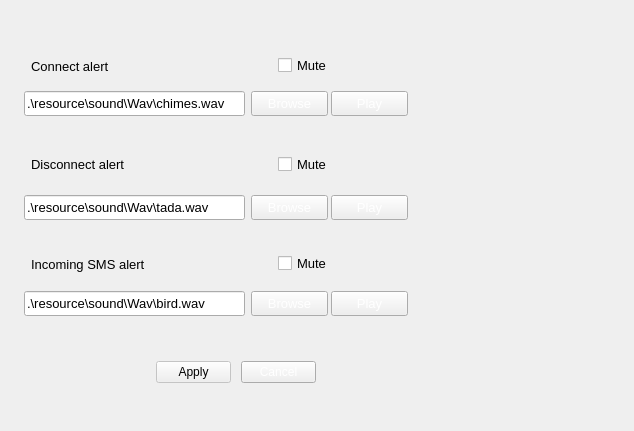
<?xml version="1.0" encoding="UTF-8"?>
<ui version="4.0">
 <class>Form</class>
 <widget class="QWidget" name="Form">
  <property name="geometry">
   <rect>
    <x>0</x>
    <y>0</y>
    <width>634</width>
    <height>431</height>
   </rect>
  </property>
  <property name="windowTitle">
   <string>Form</string>
  </property>
  <property name="styleSheet">
   <string notr="true">QPushButton{ 
border-image:url(Skin/SmallChangeableButton_1.png);
	color: rgb(255, 255, 255);
}
QPushButton:pressed{ 
border-image:url(Skin/SmallChangeableButton_3.png);
}
QPushButton:hover{
border-image:url(Skin/SmallChangeableButton_3.png);
	color: rgb(0, 0, 0);
}
QPushButton:disabled{
border-image:url(Skin/SmallChangeableButton_2.png);
	color: rgb(0, 0, 0);
}</string>
  </property>
  <layout class="QHBoxLayout" name="horizontalLayout_7">
   <item>
    <widget class="QWidget" name="widgetCenterAlertSetting" native="true">
     <property name="styleSheet">
      <string notr="true">QWidget#widgetCenterAlertSetting{ 
border-image:url(Skin/datamainback.png);
background:transparent;
}</string>
     </property>
     <widget class="QWidget" name="layoutWidget">
      <property name="geometry">
       <rect>
        <x>20</x>
        <y>13</y>
        <width>351</width>
        <height>54</height>
       </rect>
      </property>
      <layout class="QHBoxLayout" name="horizontalLayout_8">
       <property name="spacing">
        <number>20</number>
       </property>
       <property name="topMargin">
        <number>30</number>
       </property>
       <property name="rightMargin">
        <number>50</number>
       </property>
       <item>
        <widget class="QLabel" name="labelConnectalert_2">
         <property name="minimumSize">
          <size>
           <width>200</width>
           <height>0</height>
          </size>
         </property>
         <property name="font">
          <font>
           <pointsize>10</pointsize>
          </font>
         </property>
         <property name="styleSheet">
          <string notr="true">QLabel#labelConnectalert
{
	
	
	color: rgb(100, 80, 255);
}</string>
         </property>
         <property name="text">
          <string>Connect alert</string>
         </property>
        </widget>
       </item>
       <item>
        <spacer name="horizontalSpacer_5">
         <property name="orientation">
          <enum>Qt::Horizontal</enum>
         </property>
         <property name="sizeHint" stdset="0">
          <size>
           <width>40</width>
           <height>20</height>
          </size>
         </property>
        </spacer>
       </item>
       <item>
        <widget class="QCheckBox" name="checkBoxConnectalert_2">
         <property name="font">
          <font>
           <pointsize>10</pointsize>
          </font>
         </property>
         <property name="focusPolicy">
          <enum>Qt::NoFocus</enum>
         </property>
         <property name="styleSheet">
          <string notr="true">QCheckBox#checkBoxConnectalert
{
	
	
	color: rgb(100, 80, 255);
}</string>
         </property>
         <property name="text">
          <string>Mute</string>
         </property>
        </widget>
       </item>
      </layout>
     </widget>
     <widget class="QWidget" name="layoutWidget">
      <property name="geometry">
       <rect>
        <x>20</x>
        <y>130</y>
        <width>351</width>
        <height>43</height>
       </rect>
      </property>
      <layout class="QHBoxLayout" name="horizontalLayout_10">
       <property name="spacing">
        <number>20</number>
       </property>
       <property name="topMargin">
        <number>13</number>
       </property>
       <property name="rightMargin">
        <number>50</number>
       </property>
       <property name="bottomMargin">
        <number>10</number>
       </property>
       <item>
        <widget class="QLabel" name="labelDisconnectalert_2">
         <property name="minimumSize">
          <size>
           <width>200</width>
           <height>0</height>
          </size>
         </property>
         <property name="font">
          <font>
           <pointsize>10</pointsize>
          </font>
         </property>
         <property name="styleSheet">
          <string notr="true">QLabel#labelDisconnectalert
{
	
	
	color: rgb(100, 80, 255);
}</string>
         </property>
         <property name="text">
          <string>Disconnect alert</string>
         </property>
        </widget>
       </item>
       <item>
        <spacer name="horizontalSpacer_6">
         <property name="orientation">
          <enum>Qt::Horizontal</enum>
         </property>
         <property name="sizeHint" stdset="0">
          <size>
           <width>40</width>
           <height>20</height>
          </size>
         </property>
        </spacer>
       </item>
       <item>
        <widget class="QCheckBox" name="checkBoxDisconnectalert_2">
         <property name="font">
          <font>
           <pointsize>10</pointsize>
          </font>
         </property>
         <property name="focusPolicy">
          <enum>Qt::NoFocus</enum>
         </property>
         <property name="styleSheet">
          <string notr="true">QCheckBox#checkBoxDisconnectalert
{
	
	
	color: rgb(100, 80, 255);
}</string>
         </property>
         <property name="text">
          <string>Mute</string>
         </property>
        </widget>
       </item>
      </layout>
     </widget>
     <widget class="QWidget" name="layoutWidget">
      <property name="geometry">
       <rect>
        <x>20</x>
        <y>230</y>
        <width>351</width>
        <height>43</height>
       </rect>
      </property>
      <layout class="QHBoxLayout" name="horizontalLayout_12" stretch="0,0,0">
       <property name="spacing">
        <number>72</number>
       </property>
       <property name="topMargin">
        <number>3</number>
       </property>
       <property name="rightMargin">
        <number>50</number>
       </property>
       <item>
        <widget class="QLabel" name="labelSMSalert">
         <property name="minimumSize">
          <size>
           <width>200</width>
           <height>36</height>
          </size>
         </property>
         <property name="font">
          <font>
           <pointsize>10</pointsize>
          </font>
         </property>
         <property name="styleSheet">
          <string notr="true">QLabel#labelSMSalert
{

}</string>
         </property>
         <property name="text">
          <string>Incoming SMS alert</string>
         </property>
        </widget>
       </item>
       <item>
        <spacer name="horizontalSpacer_4">
         <property name="orientation">
          <enum>Qt::Horizontal</enum>
         </property>
         <property name="sizeHint" stdset="0">
          <size>
           <width>40</width>
           <height>20</height>
          </size>
         </property>
        </spacer>
       </item>
       <item>
        <widget class="QCheckBox" name="checkBoxComingalert_2">
         <property name="font">
          <font>
           <pointsize>10</pointsize>
          </font>
         </property>
         <property name="focusPolicy">
          <enum>Qt::NoFocus</enum>
         </property>
         <property name="styleSheet">
          <string notr="true">QCheckBox#checkBoxComingalert
{
	
	
	color: rgb(100, 80, 255);
}</string>
         </property>
         <property name="text">
          <string>Mute</string>
         </property>
        </widget>
       </item>
      </layout>
     </widget>
     <widget class="QLineEdit" name="lineEditSMSalert">
      <property name="geometry">
       <rect>
        <x>13</x>
        <y>280</y>
        <width>221</width>
        <height>25</height>
       </rect>
      </property>
      <property name="sizePolicy">
       <sizepolicy hsizetype="Expanding" vsizetype="Preferred">
        <horstretch>0</horstretch>
        <verstretch>0</verstretch>
       </sizepolicy>
      </property>
      <property name="minimumSize">
       <size>
        <width>0</width>
        <height>25</height>
       </size>
      </property>
      <property name="maximumSize">
       <size>
        <width>16777215</width>
        <height>25</height>
       </size>
      </property>
      <property name="font">
       <font>
        <pointsize>10</pointsize>
       </font>
      </property>
      <property name="text">
       <string>.\resource\sound\Wav\bird.wav</string>
      </property>
     </widget>
     <widget class="QPushButton" name="pushButtonSMSalert">
      <property name="geometry">
       <rect>
        <x>240</x>
        <y>280</y>
        <width>77</width>
        <height>25</height>
       </rect>
      </property>
      <property name="sizePolicy">
       <sizepolicy hsizetype="Preferred" vsizetype="Preferred">
        <horstretch>0</horstretch>
        <verstretch>0</verstretch>
       </sizepolicy>
      </property>
      <property name="minimumSize">
       <size>
        <width>0</width>
        <height>25</height>
       </size>
      </property>
      <property name="maximumSize">
       <size>
        <width>16777215</width>
        <height>25</height>
       </size>
      </property>
      <property name="font">
       <font>
        <pointsize>10</pointsize>
       </font>
      </property>
      <property name="cursor">
       <cursorShape>PointingHandCursor</cursorShape>
      </property>
      <property name="focusPolicy">
       <enum>Qt::NoFocus</enum>
      </property>
      <property name="styleSheet">
       <string notr="true"/>
      </property>
      <property name="text">
       <string>Browse</string>
      </property>
     </widget>
     <widget class="QPushButton" name="pushButtonListenSms">
      <property name="geometry">
       <rect>
        <x>320</x>
        <y>280</y>
        <width>77</width>
        <height>25</height>
       </rect>
      </property>
      <property name="sizePolicy">
       <sizepolicy hsizetype="Preferred" vsizetype="Fixed">
        <horstretch>0</horstretch>
        <verstretch>0</verstretch>
       </sizepolicy>
      </property>
      <property name="minimumSize">
       <size>
        <width>0</width>
        <height>25</height>
       </size>
      </property>
      <property name="font">
       <font>
        <pointsize>10</pointsize>
       </font>
      </property>
      <property name="cursor">
       <cursorShape>PointingHandCursor</cursorShape>
      </property>
      <property name="focusPolicy">
       <enum>Qt::NoFocus</enum>
      </property>
      <property name="styleSheet">
       <string notr="true"/>
      </property>
      <property name="text">
       <string>Play</string>
      </property>
     </widget>
     <widget class="QPushButton" name="pushButtonApply">
      <property name="enabled">
       <bool>false</bool>
      </property>
      <property name="geometry">
       <rect>
        <x>145</x>
        <y>350</y>
        <width>75</width>
        <height>22</height>
       </rect>
      </property>
      <property name="sizePolicy">
       <sizepolicy hsizetype="Fixed" vsizetype="Fixed">
        <horstretch>0</horstretch>
        <verstretch>0</verstretch>
       </sizepolicy>
      </property>
      <property name="minimumSize">
       <size>
        <width>75</width>
        <height>22</height>
       </size>
      </property>
      <property name="maximumSize">
       <size>
        <width>75</width>
        <height>22</height>
       </size>
      </property>
      <property name="cursor">
       <cursorShape>PointingHandCursor</cursorShape>
      </property>
      <property name="focusPolicy">
       <enum>Qt::NoFocus</enum>
      </property>
      <property name="styleSheet">
       <string notr="true"/>
      </property>
      <property name="text">
       <string>Apply</string>
      </property>
     </widget>
     <widget class="QPushButton" name="pushButtonCancel">
      <property name="geometry">
       <rect>
        <x>230</x>
        <y>350</y>
        <width>75</width>
        <height>22</height>
       </rect>
      </property>
      <property name="sizePolicy">
       <sizepolicy hsizetype="Fixed" vsizetype="Fixed">
        <horstretch>0</horstretch>
        <verstretch>0</verstretch>
       </sizepolicy>
      </property>
      <property name="minimumSize">
       <size>
        <width>75</width>
        <height>22</height>
       </size>
      </property>
      <property name="maximumSize">
       <size>
        <width>75</width>
        <height>22</height>
       </size>
      </property>
      <property name="cursor">
       <cursorShape>PointingHandCursor</cursorShape>
      </property>
      <property name="focusPolicy">
       <enum>Qt::NoFocus</enum>
      </property>
      <property name="styleSheet">
       <string notr="true"/>
      </property>
      <property name="text">
       <string>Cancel</string>
      </property>
     </widget>
     <widget class="QLineEdit" name="lineEditDisconnectalert">
      <property name="geometry">
       <rect>
        <x>13</x>
        <y>184</y>
        <width>221</width>
        <height>25</height>
       </rect>
      </property>
      <property name="sizePolicy">
       <sizepolicy hsizetype="Expanding" vsizetype="Preferred">
        <horstretch>0</horstretch>
        <verstretch>0</verstretch>
       </sizepolicy>
      </property>
      <property name="minimumSize">
       <size>
        <width>0</width>
        <height>25</height>
       </size>
      </property>
      <property name="maximumSize">
       <size>
        <width>16777215</width>
        <height>25</height>
       </size>
      </property>
      <property name="font">
       <font>
        <pointsize>10</pointsize>
       </font>
      </property>
      <property name="text">
       <string>.\resource\sound\Wav\tada.wav</string>
      </property>
     </widget>
     <widget class="QPushButton" name="pushButtonDisconnectalert">
      <property name="geometry">
       <rect>
        <x>240</x>
        <y>184</y>
        <width>77</width>
        <height>25</height>
       </rect>
      </property>
      <property name="sizePolicy">
       <sizepolicy hsizetype="Preferred" vsizetype="Preferred">
        <horstretch>0</horstretch>
        <verstretch>0</verstretch>
       </sizepolicy>
      </property>
      <property name="minimumSize">
       <size>
        <width>0</width>
        <height>25</height>
       </size>
      </property>
      <property name="maximumSize">
       <size>
        <width>16777215</width>
        <height>25</height>
       </size>
      </property>
      <property name="font">
       <font>
        <pointsize>10</pointsize>
       </font>
      </property>
      <property name="cursor">
       <cursorShape>PointingHandCursor</cursorShape>
      </property>
      <property name="focusPolicy">
       <enum>Qt::NoFocus</enum>
      </property>
      <property name="styleSheet">
       <string notr="true"/>
      </property>
      <property name="text">
       <string>Browse</string>
      </property>
     </widget>
     <widget class="QPushButton" name="pushButtonListenDisconnect">
      <property name="geometry">
       <rect>
        <x>320</x>
        <y>184</y>
        <width>77</width>
        <height>25</height>
       </rect>
      </property>
      <property name="sizePolicy">
       <sizepolicy hsizetype="Preferred" vsizetype="Fixed">
        <horstretch>0</horstretch>
        <verstretch>0</verstretch>
       </sizepolicy>
      </property>
      <property name="minimumSize">
       <size>
        <width>0</width>
        <height>25</height>
       </size>
      </property>
      <property name="font">
       <font>
        <pointsize>10</pointsize>
       </font>
      </property>
      <property name="cursor">
       <cursorShape>PointingHandCursor</cursorShape>
      </property>
      <property name="focusPolicy">
       <enum>Qt::NoFocus</enum>
      </property>
      <property name="styleSheet">
       <string notr="true"/>
      </property>
      <property name="text">
       <string>Play</string>
      </property>
     </widget>
     <widget class="QLineEdit" name="lineEditConnectalert">
      <property name="geometry">
       <rect>
        <x>13</x>
        <y>80</y>
        <width>221</width>
        <height>25</height>
       </rect>
      </property>
      <property name="sizePolicy">
       <sizepolicy hsizetype="Expanding" vsizetype="Preferred">
        <horstretch>0</horstretch>
        <verstretch>0</verstretch>
       </sizepolicy>
      </property>
      <property name="minimumSize">
       <size>
        <width>0</width>
        <height>25</height>
       </size>
      </property>
      <property name="maximumSize">
       <size>
        <width>16777215</width>
        <height>25</height>
       </size>
      </property>
      <property name="font">
       <font>
        <pointsize>10</pointsize>
       </font>
      </property>
      <property name="text">
       <string>.\resource\sound\Wav\chimes.wav</string>
      </property>
     </widget>
     <widget class="QPushButton" name="pushButtonConnectalert">
      <property name="geometry">
       <rect>
        <x>240</x>
        <y>80</y>
        <width>77</width>
        <height>25</height>
       </rect>
      </property>
      <property name="sizePolicy">
       <sizepolicy hsizetype="Preferred" vsizetype="Preferred">
        <horstretch>0</horstretch>
        <verstretch>0</verstretch>
       </sizepolicy>
      </property>
      <property name="minimumSize">
       <size>
        <width>0</width>
        <height>25</height>
       </size>
      </property>
      <property name="maximumSize">
       <size>
        <width>16777215</width>
        <height>25</height>
       </size>
      </property>
      <property name="font">
       <font>
        <pointsize>10</pointsize>
       </font>
      </property>
      <property name="cursor">
       <cursorShape>PointingHandCursor</cursorShape>
      </property>
      <property name="focusPolicy">
       <enum>Qt::NoFocus</enum>
      </property>
      <property name="styleSheet">
       <string notr="true"/>
      </property>
      <property name="text">
       <string>Browse</string>
      </property>
     </widget>
     <widget class="QPushButton" name="pushButtonListenConnect">
      <property name="geometry">
       <rect>
        <x>320</x>
        <y>80</y>
        <width>77</width>
        <height>25</height>
       </rect>
      </property>
      <property name="sizePolicy">
       <sizepolicy hsizetype="Preferred" vsizetype="Fixed">
        <horstretch>0</horstretch>
        <verstretch>0</verstretch>
       </sizepolicy>
      </property>
      <property name="minimumSize">
       <size>
        <width>0</width>
        <height>25</height>
       </size>
      </property>
      <property name="font">
       <font>
        <pointsize>10</pointsize>
       </font>
      </property>
      <property name="cursor">
       <cursorShape>PointingHandCursor</cursorShape>
      </property>
      <property name="focusPolicy">
       <enum>Qt::NoFocus</enum>
      </property>
      <property name="styleSheet">
       <string notr="true"/>
      </property>
      <property name="text">
       <string>Play</string>
      </property>
     </widget>
    </widget>
   </item>
  </layout>
 </widget>
 <resources/>
 <connections/>
</ui>
